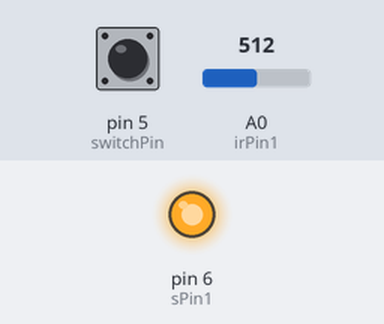
A sketch run on a simulated Arduino Uno, built with avr-gcc and run on an emulated ATmega328P. Parts: output pins drawn as LEDs (lit = HIGH). The test bench sets the inputs (shaded band); at power-on: A0 (irPin1) = 512, pin 5 (switchPin) HIGH. What the sketch prints to the serial monitor is not drawn.

Above: at 1.2 s.
1.3 s: A0 (irPin1) set to 113
2.8 s: A0 (irPin1) set to 96
At 3.8 s:
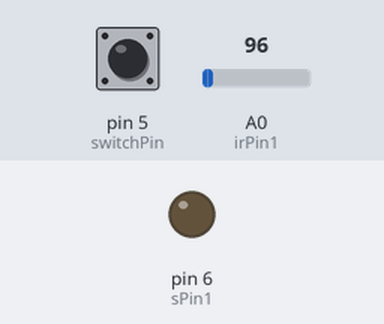
4.3 s: A0 (irPin1) set to 122
At 4.9 s:
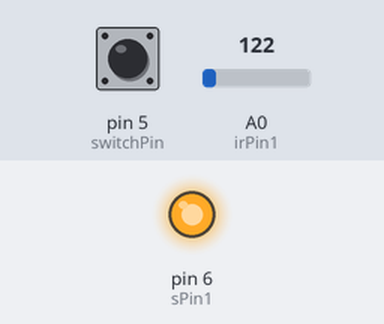
5.8 s: pin 5 (switchPin) pulled LOW for 3.2 s
At 7.0 s:
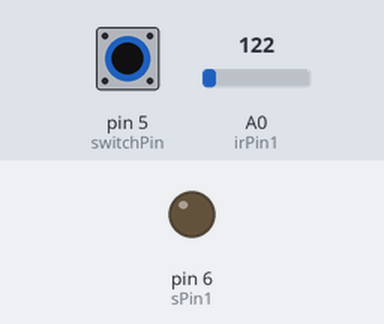
Timing chart, 0 to 10.5 s (numbered marks = the images above; inputs shaded):
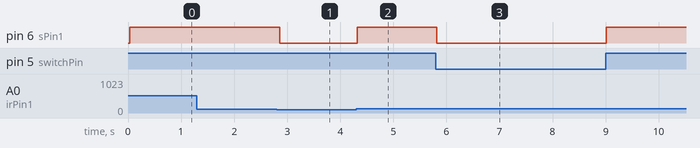

The sketch:

benny_debug_1.0.ino
```cpp
int switchVal = 0;                    //variable for reading the button status
int switchState = 0;
                       //variable to hold the buttons current state
int bounceCheck = 0;

int switchPin = 5;

int sPin1 = 6;

int irPin1 = 0;
int irVal1 = 0;
int noteState1 = 0;

int average1 = 0;

int irMap1 = 0;

int prevVal1 = 0;

const int numReadings = 10;

int readings1[numReadings];// the readings from the analog input

int index1 = 0;                  // the index of the current reading
int total1 = 0;

const int irMax1 = 600;
const int irMin1 = 10;

const int THRESHOLD1 = 20;      // threshold for solinod valves
const int THRESHOLD2 = 6;       // threshold for midicc stepping
const int THRESHOLD3 = 10;      // threshold fpr midi not on

const int note1 = 60;

const int midicc = 10;

const int serial = 31250;

void setup() {

  Serial.begin(serial);
  pinMode(sPin1, OUTPUT);


}
void loop() {

  switchVal = digitalRead(switchPin);     //read input value from button
  delay(10);                              //wait 10ms
  bounceCheck = digitalRead(switchPin);   //check again
  if(switchVal == bounceCheck){           //if val is the same then not a bounce
    if(switchVal == HIGH) {   //check if the input is HIGH
      switchState = 0;
    }
    if(switchVal == LOW){
      switchState = 1;
    }
  }

   //ir1
  irVal1 = analogRead(irPin1);
   // subtract the last reading:
  total1= total1 - readings1[index1];
  // read from the sensor:
  readings1[index1] = analogRead(irPin1);
  // add the reading to the total:
  total1= total1 + readings1[index1];
  // advance to the next position in the array:
  index1 = index1 + 1;

  // if we're at the end of the array...
  if (index1 >= numReadings)
    // ...wrap around to the beginning:
    index1 = 0;

  // calculate the average:
  average1 = total1 / numReadings;

  irMap1 = map(average1, irMin1, irMax1, 0, 127);  //map the reading to midi standard
  irMap1 = constrain(irMap1, 0, 127);              //constrain

  if(irMap1 >= THRESHOLD3 && noteState1 ==1){
    midiOUT(0x90, note1, 127);
    noteState1 = 0;
  }

  if(irMap1 <= THRESHOLD3 && noteState1 ==0){
     midiOUT(0x90, note1, 0);
     noteState1 = 1;
  }

  if(abs(irMap1 - prevVal1) >= THRESHOLD2){
    midiOUT(0xB0, midicc, irMap1);
    prevVal1 = irMap1;
  }

  if(irMap1 >= THRESHOLD1 && switchState == 0){
    digitalWrite(sPin1, HIGH);
  }
  else{
    digitalWrite(sPin1, LOW);
  }
  /*
  Serial.print("irval1 " );
  Serial.print(irVal1);
  Serial.print("\t irMap1 ");
  Serial.println(irMap1);
*/

}
void midiOUT(char command, char value1, char value2) {
  Serial.print(command);
  Serial.print(value1);
  Serial.print(value2);
}
```

Measured:
- the behaviour switches between 103 and 102 on A0 (irPin1) (found by bisection; images 0 and 1)
- after the input at 1.3 s, every drawn part: stays the same
- after the input at 2.8 s, pin 6 (sPin1): HIGH → LOW after 0.06 s
- after the input at 4.3 s, pin 6 (sPin1): LOW → HIGH at once
- after the input at 5.8 s, pin 6 (sPin1): HIGH → LOW at once, → HIGH 3.2 s later
